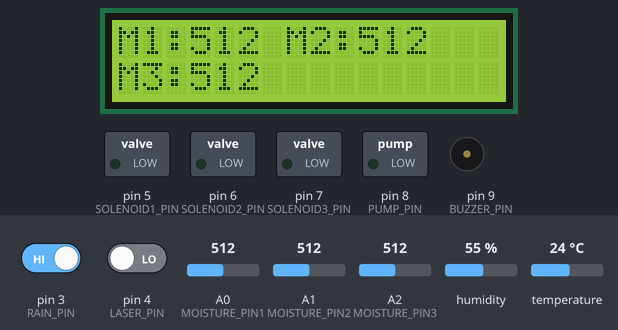
This sketch was run on a simulated Arduino Uno, built with avr-gcc and run on an emulated ATmega328P. Shown: 16×2 character LCD, switched loads named in the sketch (green lamp = pin HIGH), buzzer (waves = sounding, pin HIGH). The test bench sets the inputs (shaded band); at power-on: pin 4 (LASER_PIN) LOW, pin 3 (RAIN_PIN) HIGH, A0 (MOISTURE_PIN1) = 512, A1 (MOISTURE_PIN2) = 512, A2 (MOISTURE_PIN3) = 512, humidity 55 %, temperature 24 °C. What the sketch prints to the serial monitor is not drawn.

Above: at 1.2 s.
1.3 s: pin 4 (LASER_PIN) driven HIGH
At 7.1 s:
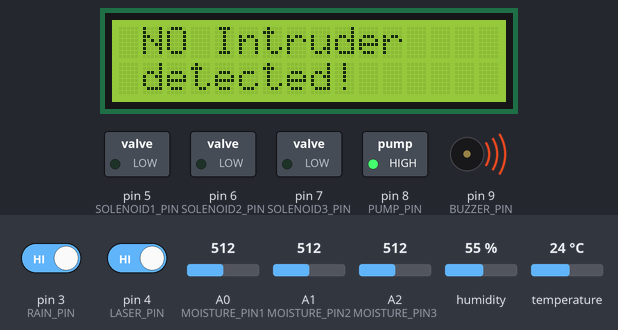
11.7 s: pin 3 (RAIN_PIN) driven LOW
At 20.8 s:
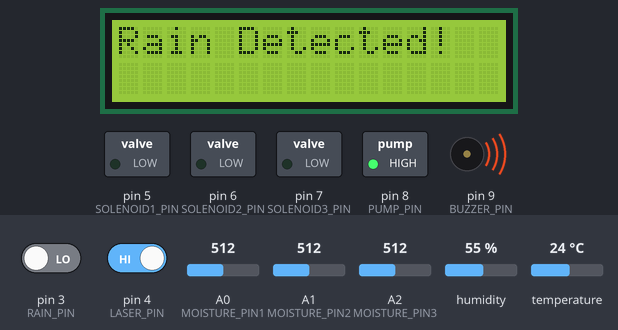
25.7 s: A0 (MOISTURE_PIN1) set to 481
At 39.4 s:
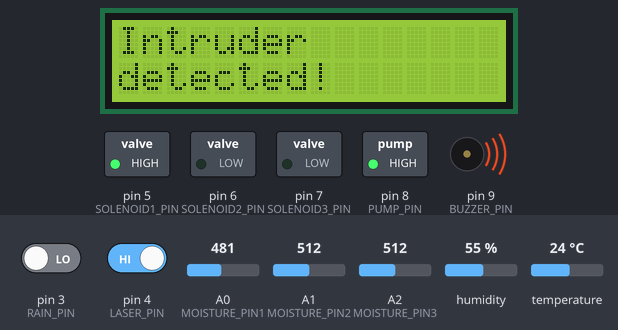
39.7 s: A1 (MOISTURE_PIN2) set to 484
At 41.5 s:
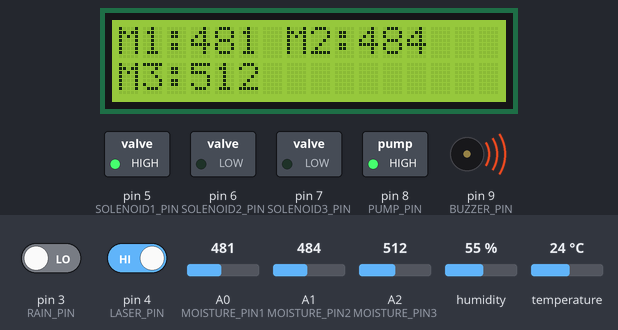
50.2 s: A2 (MOISTURE_PIN3) set to 483
At 57.8 s:
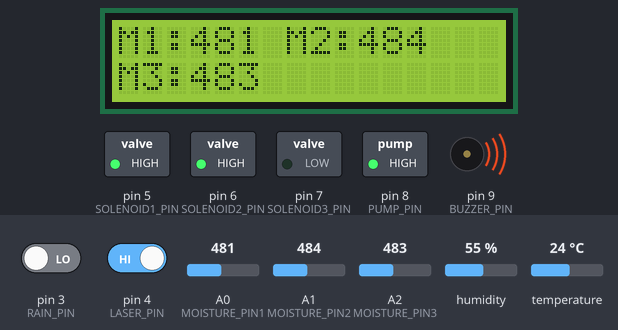
64.2 s: A1 (MOISTURE_PIN2) set to 510
At 75.28 s:
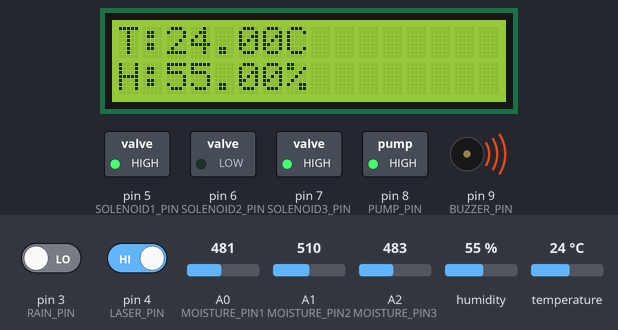
Timing chart, 0 to 75.5 s (numbered marks = the images above; inputs shaded):
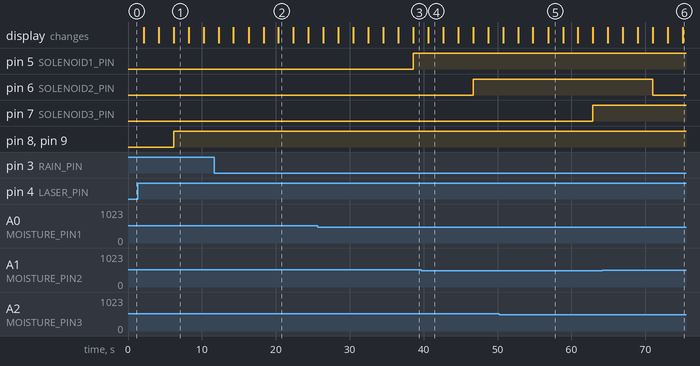

Measured:
- the behaviour switches between 500 and 499 on A0 (MOISTURE_PIN1) (found by bisection; images 2 and 3)
- the behaviour switches between 500 and 499 on A1 (MOISTURE_PIN2) (found by bisection; images 3 and 4)
- the behaviour switches between 500 and 499 on A2 (MOISTURE_PIN3) (found by bisection; images 4 and 5)
- after the input at 1.3 s, pin 9 (BUZZER_PIN): LOW → HIGH after 4.9 s
- after the input at 11.7 s, the display: first differs from a run without the input after 8.7 s (image 2)
- after the input at 25.7 s, pin 5 (SOLENOID1_PIN): LOW → HIGH after 12.9 s
- after the input at 39.7 s, pin 6 (SOLENOID2_PIN): LOW → HIGH after 7.0 s
- after the input at 50.2 s, pin 7 (SOLENOID3_PIN): LOW → HIGH after 12.7 s
- after the input at 64.2 s, pin 6 (SOLENOID2_PIN): HIGH → LOW after 6.8 s

The sketch:

auto_algo_arduino.ino
```cpp
#include <DHT.h>
#include <LiquidCrystal_I2C.h>  // Include the LCD library

// Pin definitions
#define DHTPIN 2         // Pin for DHT11 sensor
#define DHTTYPE DHT11    // Define DHT type
#define MOISTURE_PIN1 A0 // Moisture Sensor 1 pin
#define MOISTURE_PIN2 A1 // Moisture Sensor 2 pin
#define MOISTURE_PIN3 A2 // Moisture Sensor 3 pin
#define RAIN_PIN 3       // Rain Sensor pin
#define LASER_PIN 4      // Laser sensor pin
#define BUZZER_PIN 9     // Buzzer pin (digital pin 9)
#define SOLENOID1_PIN 5  // Solenoid Valve 1
#define SOLENOID2_PIN 6  // Solenoid Valve 2
#define SOLENOID3_PIN 7  // Solenoid Valve 3
#define PUMP_PIN 8       // Water Pump control pin

// Initialize DHT sensor
DHT dht(DHTPIN, DHTTYPE);

// Initialize the LCD (change the I2C address if necessary)
LiquidCrystal_I2C lcd(0x27, 16, 2); // Adjust address and screen size if required

// Define variables
float temperature, humidity;
int moisture1, moisture2, moisture3;
int rainStatus, laserStatus;
int pumpStatus = 0;  // 0 = OFF, 1 = ON

void setup() {
  Serial.begin(115200);  // Initialize serial communication for ESP8266
  lcd.backlight();

  // Initialize DHT sensor
  dht.begin();

  // Initialize LCD
  lcd.begin(16, 2);  // 16 columns, 2 rows
  lcd.clear();

  // Set solenoid valves, pump, and sensor pins as outputs/inputs
  pinMode(SOLENOID1_PIN, OUTPUT);
  pinMode(SOLENOID2_PIN, OUTPUT);
  pinMode(SOLENOID3_PIN, OUTPUT);
  pinMode(PUMP_PIN, OUTPUT);
  pinMode(RAIN_PIN, INPUT);
  pinMode(LASER_PIN, INPUT);
  pinMode(BUZZER_PIN, OUTPUT);  // Buzzer pin as output

  // Initialize all valves and pump as OFF initially
  digitalWrite(SOLENOID1_PIN, LOW);
  digitalWrite(SOLENOID2_PIN, LOW);
  digitalWrite(SOLENOID3_PIN, LOW);
  digitalWrite(PUMP_PIN, LOW);
  digitalWrite(BUZZER_PIN, LOW);  // Buzzer OFF initially
}

void loop() {
  // Read the rain sensor first to decide whether to stop watering
  rainStatus = digitalRead(RAIN_PIN);

  // Read moisture values
  moisture1 = analogRead(MOISTURE_PIN1);
  moisture2 = analogRead(MOISTURE_PIN2);
  moisture3 = analogRead(MOISTURE_PIN3);

  // Read temperature and humidity from DHT11
  temperature = dht.readTemperature();
  humidity = dht.readHumidity();

  // Check if any reading failed
  if (isnan(temperature) || isnan(humidity)) {
    // Serial.println("Failed to read from DHT sensor!");
    return;
  }

  // Clear LCD and print moisture readings first
  lcd.clear();
  lcd.setCursor(0, 0);
  lcd.print("M1:");
  lcd.print(moisture1);
  lcd.print(" M2:");
  lcd.print(moisture2);
  lcd.setCursor(0, 1);
  lcd.print("M3:");
  lcd.print(moisture3);

  delay(2000);  // Delay to allow the data to be visible

  //lcd.clear();
  //lcd.setCursor(0, 0);
  //lcd.print("M3:");
  //lcd.print(moisture3);

 // delay(2000);  // Delay to allow the data to be visible

  // Now print temperature and humidity readings
  lcd.clear();
  lcd.setCursor(0, 0);
  lcd.print("T:");
  lcd.print(temperature);
  lcd.print("C");

  lcd.setCursor(0, 1);
  lcd.print("H:");
  lcd.print(humidity);
  lcd.print("%");

  delay(2000);  // Delay to allow the data to be visible

  // Print rain status last
  lcd.clear();
  lcd.setCursor(0, 0);
  if (rainStatus == LOW) {
    lcd.print("Rain Detected!");
  } else {
    lcd.print("No Rain");
  }
  delay(2000);  // Delay to allow the data to be visible

  lcd.clear();
  lcd.setCursor(0, 0);
  if (laserStatus == HIGH){
    lcd.print("Intruder");
    lcd.setCursor(0, 1);
    lcd.print("detected!");

    }else {
     lcd.setCursor(0, 0);
     lcd.print(" NO Intruder");
     lcd.setCursor(0, 1);
     lcd.print(" detected!");
    }


  // Control solenoids based on moisture levels
  if (moisture1 < 500) {
    digitalWrite(SOLENOID1_PIN, HIGH);
    //pumpStatus = 1;
  } else {
    digitalWrite(SOLENOID1_PIN, LOW);

  }

  if (moisture2 < 500) {
    digitalWrite(SOLENOID2_PIN, HIGH);
   // pumpStatus = 1;
  } else {
    digitalWrite(SOLENOID2_PIN, LOW);

  }

  if (moisture3 < 500) {
    digitalWrite(SOLENOID3_PIN, HIGH);
   // pumpStatus = 1;
  } else {
    digitalWrite(SOLENOID3_PIN, LOW);

  }


  // Determine pump status based on moisture readings
  if (moisture1 > 600 || moisture2 > 600 || moisture3 > 600) {
    pumpStatus = 0;  // Turn on pump if any sensor reads low
  } else {
    pumpStatus = 1;  // Turn off pump if all are sufficiently wet
  }


//  if (moisture1 >600 || moisture2 > 600 || moisture3 > 600) {
//     pumpStatus = 1;  // Turn on pump if any sensor reads low
//   } else {
//     pumpStatus = 0;  // Turn off pump if all are sufficiently wet
//   }

  // Anti-theft protection: Activate buzzer if laser is triggered
  laserStatus = digitalRead(LASER_PIN);
  if (laserStatus == HIGH) {  // Assuming LOW indicates a laser break (intruder detected)
    digitalWrite(BUZZER_PIN, HIGH); // Turn on buzzer
    // Serial.println("Intruder detected! Buzzer ON.");
  } else {
    digitalWrite(BUZZER_PIN, LOW);  // Turn off buzzer when laser is intact
  }

  // Send data to ESP8266 (Arduino Mega to ESP8266 via Serial)
  // Serial.print("temperature: ");
  // Serial.print(temperature);
  // Serial.print(",");
  // Serial.print("humidity: ");
  // Serial.print(humidity);
  // Serial.print(",");
  // Serial.print("moisture1: ");
  // Serial.print(moisture1);
  // Serial.print(",");
  // Serial.print("moisture2: ");
  // Serial.print(moisture2);
  // Serial.print(",");
  // Serial.print("moisture3: ");
  // Serial.print(moisture3);
  // Serial.print(",");
  // Serial.print("rainStatus: ");
  // Serial.print(rainStatus);
  // Serial.print(",");
  // Serial.print("laserStatus: ");
  // Serial.print(laserStatus);
  // Serial.print(",");
  // Serial.print("pumpStatus: ");
  // Serial.println(pumpStatus); // Send pump status (1 or 0)


  Serial.print(temperature);
  Serial.print(",");
  Serial.print(humidity);
  Serial.print(",");
  Serial.print(moisture1);
  Serial.print(",");
  Serial.print(moisture2);
  Serial.print(",");
  Serial.print(moisture3);
  Serial.print(",");
  Serial.print(rainStatus);
  Serial.print(",");
  Serial.print(laserStatus);
  Serial.print(",");
  Serial.println(pumpStatus); // Send pump status (1 or 0)

  if(rainStatus == 0) pumpStatus = 1;
  // Control the water pump based on moisture
  if (pumpStatus == 1) {
    digitalWrite(PUMP_PIN, HIGH);  // Turn off water pump
  } else {
    digitalWrite(PUMP_PIN, LOW);   // Turn on water pump
  }


  delay(2000); // Delay between readings
}
```
